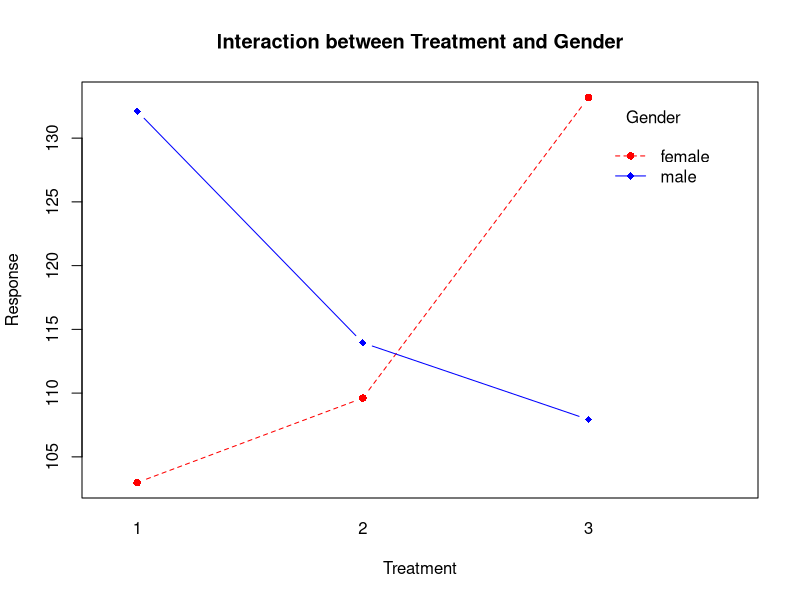

Source code (R):
df <- data.frame(
  response
  = c(
    46, 56, 55, 47,
    54, 55, 51, 56,
    48, 56, 50, 58,
    46, 60, 51, 59,
    51, 53, 53, 55
  ),
  machine =
    as.factor(
      c(
        1, 2, 3, 4,
        1, 2, 3, 4,
        1, 2, 3, 4,
        1, 2, 3, 4,
        1, 2, 3, 4
      )
    ),
  operator =
    as.factor(
      c(
        1, 1, 1, 1,
        2, 2, 2, 2,
        3, 3, 3, 3,
        4, 4, 4, 4,
        5, 5, 5, 5
      )
    )
)

fit <- aov(response ~ machine * operator, data = df)
summary(fit)

summary(aov(response ~ machine + operator, data = df))
summary(aov(response ~ machine * operator, data = df))
df

mu1 <- 100
mu2 <- 110
mu3 <- 130

sigma <- 5
n <- 2

data1 <- rnorm(n, mean = mu1, sd = sigma)
data2 <- rnorm(n, mean = mu2, sd = sigma)
data3 <- rnorm(n, mean = mu3, sd = sigma)
data <- c(data1, data2, data3)

df <- data.frame(
  response = data,
  treatment = as.factor(c(1, 1, 2, 2, 3, 3)),
  gender = as.factor("female")
)

mu1 <- 135
mu2 <- 120
mu3 <- 110

sigma <- 5
n <- 2

data1 <- rnorm(n, mean = mu1, sd = sigma)
data2 <- rnorm(n, mean = mu2, sd = sigma)
data3 <- rnorm(n, mean = mu3, sd = sigma)
data <- c(data1, data2, data3)

df <- rbind(
  df,
  data.frame(
    response = data,
    treatment = as.factor(c(1, 1, 2, 2, 3, 3)),
    gender = as.factor("male")
  )
)

aov(response ~ treatment + gender, data = df)

xbar <- mean(df$response)

a <- length(levels(df$treatment))
b <- length(levels(df$gender))

SS_Treatment <- b * n *
  sum((mean(df$response[df$treatment == 1]) - xbar)^2 +
      (mean(df$response[df$treatment == 2]) - xbar)^2 +
      (mean(df$response[df$treatment == 3]) - xbar)^2)

SS_Gender <- a * n *
  sum((mean(df$response[df$gender == "female"]) - xbar)^2 +
      (mean(df$response[df$gender == "male"]) - xbar)^2)

SS_Error <-
  sum((df$response[df$treatment == 1 & df$gender == "male"] -
       mean(df$response[df$treatment == 1]) -
       mean(df$response[df$gender == "male"]) + xbar)^2) +
  sum((df$response[df$treatment == 2 & df$gender == "male"] -
       mean(df$response[df$treatment == 2]) -
       mean(df$response[df$gender == "male"]) + xbar)^2) +
  sum((df$response[df$treatment == 3 & df$gender == "male"] -
       mean(df$response[df$treatment == 3]) -
       mean(df$response[df$gender == "male"]) + xbar)^2) +
  sum((df$response[df$treatment == 1 & df$gender == "female"] -
       mean(df$response[df$treatment == 1]) -
       mean(df$response[df$gender == "female"]) + xbar)^2) +
  sum((df$response[df$treatment == 2 & df$gender == "female"] -
       mean(df$response[df$treatment == 2]) -
       mean(df$response[df$gender == "female"]) + xbar)^2) +
  sum((df$response[df$treatment == 3 & df$gender == "female"] -
       mean(df$response[df$treatment == 3]) -
       mean(df$response[df$gender == "female"]) + xbar)^2)

SS_Treatment
SS_Gender
SS_Error

aov(response ~ treatment + gender, data = df)

fit <- aov(response ~ treatment + gender, data = df)
fit

summary(fit)

N <- a * b * n
SS_Treatment <-
  (1 / (b * n)) *
  sum(
    sum(df$response[df$treatment == 1])^2,
    sum(df$response[df$treatment == 2])^2,
    sum(df$response[df$treatment == 3])^2
  ) - sum(df$response)^2 / N

SS_Gender <-
  (1 / (a * n)) *
  sum(
    sum(df$response[df$gender == "male"])^2,
    sum(df$response[df$gender == "female"])^2
  ) - sum(df$response)^2 / N

SS_Total <- sum(df$response^2) - sum(df$response)^2 / N
SS_Error <- SS_Total - SS_Treatment - SS_Gender

SS_Treatment
SS_Gender
SS_Error

aov(response ~ treatment + gender, data = df)

fit <- aov(response ~ treatment + gender, data = df)
fit

## With interaction
fit <- aov(response ~ treatment * gender, data = df)
summary(fit)

sum(df$response[df$treatment == 1 & df$gender == "male"])^2 / n

SS_Interaction <-
  sum(sum(df$response[df$treatment == 1 & df$gender == "male"])^2 / n,
      sum(df$response[df$treatment == 2 & df$gender == "male"])^2 / n,
      sum(df$response[df$treatment == 3 & df$gender == "male"])^2 / n,
      sum(df$response[df$treatment == 1 & df$gender == "female"])^2 / n,
      sum(df$response[df$treatment == 2 & df$gender == "female"])^2 / n,
      sum(df$response[df$treatment == 3 & df$gender == "female"])^2 / n) -
  sum(df$response)^2 / N - SS_Treatment - SS_Gender
SS_Interaction

SS_Treatment <-
  (1 / (b * n)) *
  sum(
    sum(df$response[df$treatment == 1])^2,
    sum(df$response[df$treatment == 2])^2,
    sum(df$response[df$treatment == 3])^2
  ) - sum(df$response)^2 / N

SS_Gender <-
  (1 / (a * n)) *
  sum(
    sum(df$response[df$gender == "male"])^2,
    sum(df$response[df$gender == "female"])^2
  ) - sum(df$response)^2 / N

sum(df$response^2) - sum(df$response)^2 / N - SS_Treatment - SS_Gender

SS_Treatment
SS_Gender

fit <- aov(response ~ treatment * gender, data = df)
summary(fit)

interaction.plot(
  df$treatment,
  df$gender,
  df$response,
  type = "b", col = c("red", "blue"),
  pch = c(16, 18),
  ylab = "Response",
  xlab = "Treatment",
  trace.label = "Gender",
  main = "Interaction between Treatment and Gender"
)
